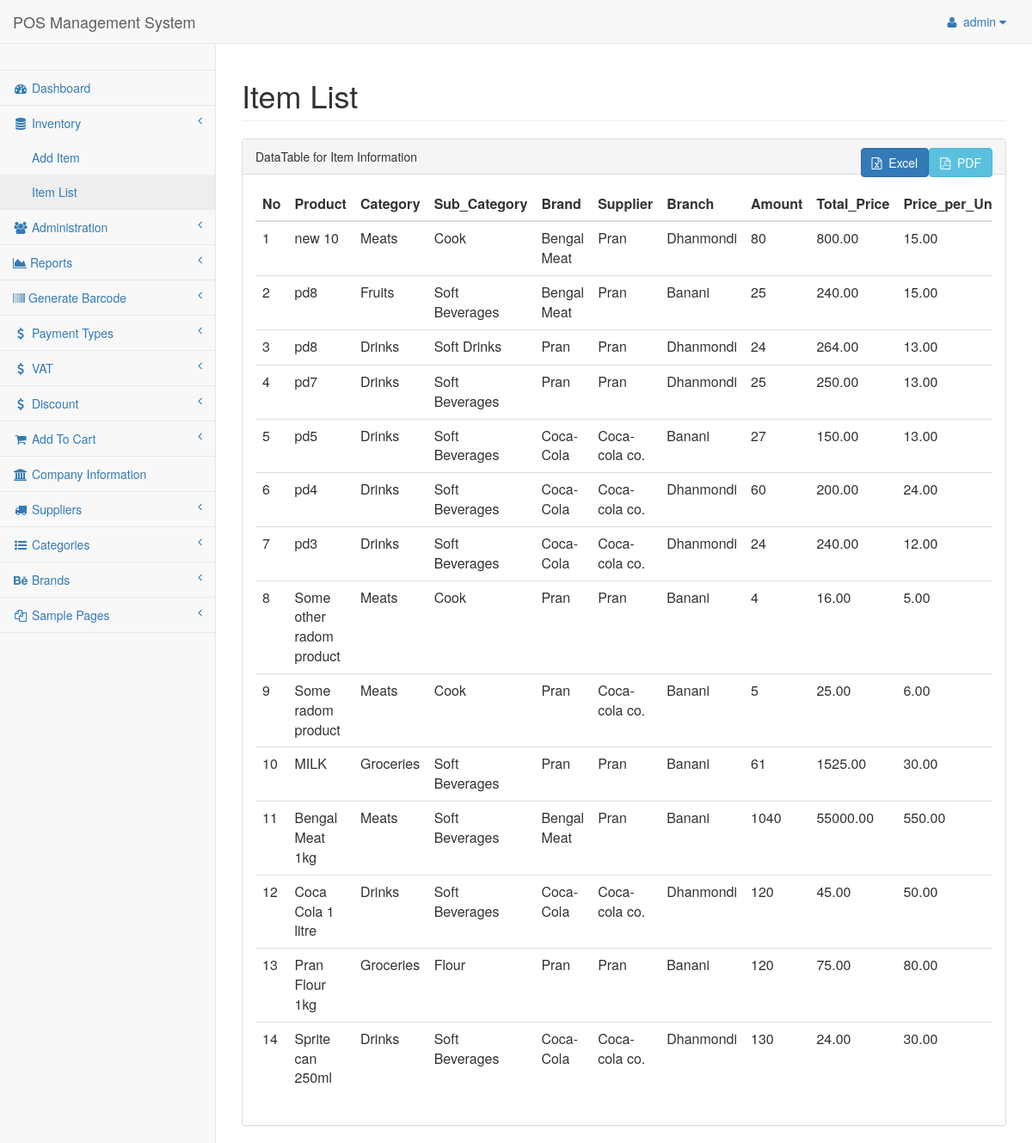
Page /admin/pages/itemlist.php (signed in) on the committed database.
### tables this page shows
CREATE TABLE `tbl_inventory` (
  `id` int(11) NOT NULL,
  `pdName` varchar(50) NOT NULL,
  `subId` int(11) NOT NULL,
  `catId` int(11) NOT NULL,
  `brandId` int(11) NOT NULL,
  `suppId` int(11) NOT NULL,
  `branchId` int(11) NOT NULL,
  `amount` int(11) NOT NULL,
  `totalPrice` decimal(10,2) NOT NULL,
  `ppu` decimal(10,2) NOT NULL,
  `bpu` decimal(10,2) NOT NULL,
  `availability` int(11) NOT NULL,
  `inventId` varchar(15) NOT NULL,
  `date` datetime NOT NULL DEFAULT CURRENT_TIMESTAMP
);

CREATE TABLE `tbl_category` (
  `catId` int(11) NOT NULL,
  `catName` varchar(25) NOT NULL
);

CREATE TABLE `tbl_subcat` (
  `subId` int(11) NOT NULL,
  `subName` varchar(35) NOT NULL,
  `catId` int(11) NOT NULL
);

CREATE TABLE `tbl_brand` (
  `id` int(11) NOT NULL,
  `brandName` varchar(35) NOT NULL,
  `brandId` int(11) NOT NULL
);

CREATE TABLE `tbl_supplier` (
  `suppId` int(11) NOT NULL,
  `suppName` varchar(35) NOT NULL,
  `suppAss` varchar(50) NOT NULL,
  `suppContact` int(11) NOT NULL,
  `suppMail` varchar(125) NOT NULL,
  `suppAddress` text NOT NULL
);

CREATE TABLE `tbl_branch` (
  `id` int(11) NOT NULL,
  `branchName` varchar(35) NOT NULL,
  `branchAddress` text NOT NULL,
  `branchId` int(11) NOT NULL
);

### class/Product.php (called while the page is built, shortened)
<?php
$filepath = realpath(dirname(__FILE__));
include_once ($filepath."/../lib/Database.php");
?>
<?php
class Product{
  private $db;
public function __construct(){
    $this->db = new Database();
  }
public function getAllPd(){
  $adminBranch = Session::get("adminBranch");
  if($adminBranch > 0){
    $query = "SELECT p.*,c.catName, s.subName, b.brandName, br.branchName, sp.suppName
              FROM tbl_inventory AS p, tbl_category AS c, tbl_subcat AS s, tbl_brand AS b, tbl_branch AS br, tbl_supplier AS sp
              WHERE p.catId = c.catId AND p.subId = s.subId AND p.brandId = b.brandId AND p.branchId = '$adminBranch' AND br.branchId = '$adminBranch' AND p.suppId = sp.suppId
              ORDER BY id DESC";
    $result = $this->db->select($query);
    return $result;
  } else {
    $query = "SELECT p.*,c.catName, s.subName, b.brandName, br.branchName, sp.suppName
              FROM tbl_inventory AS p, tbl_category AS c, tbl_subcat AS s, tbl_brand AS b, tbl_branch AS br, tbl_supplier AS sp
              WHERE p.catId = c.catId AND p.subId = s.subId AND p.brandId = b.brandId AND p.branchId = br.branchId AND p.suppId = sp.suppId
              ORDER BY id DESC";
    $result = $this->db->select($query);
    return $result;
  }
}
}
?>

### lib/Database.php (called while the page is built, shortened)
<?php
Class Database{
 public $host   = DB_HOST;
 public $user   = DB_USER;
 public $pass   = DB_PASS;
 public $dbname = DB_NAME;
 public $link;
private function connectDB(){
 $this->link = new mysqli($this->host, $this->user, $this->pass,
  $this->dbname);
 }
public function select($query){
  $result = $this->link->query($query) or
   die($this->link->error.__LINE__);
  if($result->num_rows > 0){
    return $result;
  } else {
    return false;
  }
 }
}

### lib/Session.php (called while the page is built, shortened)
<?php
class Session{
 public static function get($key){
  if (isset($_SESSION[$key])) {
   return $_SESSION[$key];
  } else {
   return false;
  }
 }
}
?>

### admin/pages/itemlist.php (the view, shortened to what this page needs)
<?php
	include "../inc/header.php";
?>
	<link rel="stylesheet" type="text/css" href="http://www.shieldui.com/shared/components/latest/css/light/all.min.css" />
<?php
	include "../inc/nav.php";
	include "../inc/sider.php";
?>
<div id="page-wrapper">
	<div class="row">
		<div class="col-lg-12">
			<h1 class="page-header">Item List</h1>
		</div>
	</div>
	<div class="row">
		<div class="col-lg-12">
			<div class="panel panel-default">
				<div class="panel-heading">
					DataTable for Item Information
					<button style="float:right" id="pdf"  class="btn btn-mg btn-info "><i class="fa fa fa-file-pdf-o"></i>&nbsp; PDF</button>
					<button style="float:right" id="excel"  class="btn btn-mg btn-primary "><i class="fa fa fa-file-excel-o"></i>&nbsp; Excel</button>
				</div>
				<div class="panel-body">
					<div class="table-responsive">
						<table class="table table-hover" id="exportTable">
							<thead>
								<tr>
									<th>No</th>
									<th>Product</th>
									<th>Category</th>
									<th>Sub_Category</th>
									<th>Brand</th>
									<th>Supplier</th>
									<th>Branch</th>
									<th>Amount</th>
									<th>Total_Price</th>
									<th>Price_per_Unit</th>
								</tr>
							</thead>
							<tbody>
								<?php
									$getPd = $pd->getAllPd();
									if ($getPd) {
										$i = 0;
										while ($result = $getPd->fetch_assoc()) {
											$i++;
										?>
										<tr>
											<td><?php echo $i; ?></td>
											<td><?php echo $result['pdName']; ?></td>
											<td><?php echo $result['catName']; ?></td>
											<td><?php echo $result['subName']; ?></td>
											<td><?php echo $result['brandName']; ?></td>
											<td><?php echo $result['suppName']; ?></td>
											<td><?php echo $result['branchName']; ?></td>
											<td><?php echo $result['amount']; ?></td>
										<td><?php echo $result['totalPrice']; ?></td>
										<td><?php echo $result['ppu']; ?></td>
										</tr>
										<?php } } ?>
										</tbody>
										</table>
										</div>
										</div>
										</div>
										</div>
										</div>
										</div>
										</div>
										</body>
										</html>

### rows in the picture
tbl_inventory: pdName "new 10", catId.catName "Meats", subId.subName "Cook", brandId.brandName "Bengal Meat", suppId.suppName "Pran", tbl_branch.branchName "Dhanmondi", amount "80", totalPrice "800.00", ppu "15.00"
tbl_inventory: pdName "pd8", catId.catName "Fruits", subId.subName "Soft Beverages", brandId.brandName "Bengal Meat", suppId.suppName "Pran", tbl_branch.branchName "Banani", amount "25", totalPrice "240.00", ppu "15.00"
tbl_inventory: pdName "pd8", catId.catName "Drinks", subId.subName "Soft Drinks", brandId.brandName "Pran", suppId.suppName "Pran", tbl_branch.branchName "Dhanmondi", amount "24", totalPrice "264.00", ppu "13.00"
tbl_inventory: pdName "pd7", catId.catName "Drinks", subId.subName "Soft Beverages", brandId.brandName "Pran", suppId.suppName "Pran", tbl_branch.branchName "Dhanmondi", amount "25", totalPrice "250.00", ppu "13.00"
tbl_inventory: pdName "pd5", catId.catName "Drinks", subId.subName "Soft Beverages", brandId.brandName "Coca-Cola", suppId.suppName "Coca-cola co.", tbl_branch.branchName "Banani", amount "27", totalPrice "150.00", ppu "13.00"
tbl_inventory: pdName "pd4", catId.catName "Drinks", subId.subName "Soft Beverages", brandId.brandName "Coca-Cola", suppId.suppName "Coca-cola co.", tbl_branch.branchName "Dhanmondi", amount "60", totalPrice "200.00", ppu "24.00"
tbl_inventory: pdName "pd3", catId.catName "Drinks", subId.subName "Soft Beverages", brandId.brandName "Coca-Cola", suppId.suppName "Coca-cola co.", tbl_branch.branchName "Dhanmondi", amount "24", totalPrice "240.00", ppu "12.00"
tbl_inventory: pdName "Some other radom product", catId.catName "Meats", subId.subName "Cook", brandId.brandName "Pran", suppId.suppName "Pran", tbl_branch.branchName "Banani", amount "4", totalPrice "16.00", ppu "5.00"
tbl_inventory: pdName "Some radom product", catId.catName "Meats", subId.subName "Cook", brandId.brandName "Pran", suppId.suppName "Coca-cola co.", tbl_branch.branchName "Banani", amount "5", totalPrice "25.00", ppu "6.00"
tbl_inventory: pdName "MILK", catId.catName "Groceries", subId.subName "Soft Beverages", brandId.brandName "Pran", suppId.suppName "Pran", tbl_branch.branchName "Banani", amount "61", totalPrice "1525.00", ppu "30.00"
tbl_inventory: pdName "Bengal Meat 1kg", catId.catName "Meats", subId.subName "Soft Beverages", brandId.brandName "Bengal Meat", suppId.suppName "Pran", tbl_branch.branchName "Banani", amount "1040", totalPrice "55000.00", ppu "550.00"
tbl_inventory: pdName "Coca Cola 1 litre", catId.catName "Drinks", subId.subName "Soft Beverages", brandId.brandName "Coca-Cola", suppId.suppName "Coca-cola co.", tbl_branch.branchName "Dhanmondi", amount "120", totalPrice "45.00", ppu "50.00"
tbl_inventory: pdName "Pran Flour 1kg", catId.catName "Groceries", subId.subName "Flour", brandId.brandName "Pran", suppId.suppName "Pran", tbl_branch.branchName "Banani", amount "120", totalPrice "75.00", ppu "80.00"
tbl_inventory: pdName "Sprite can 250ml", catId.catName "Drinks", subId.subName "Soft Beverages", brandId.brandName "Coca-Cola", suppId.suppName "Coca-cola co.", tbl_branch.branchName "Dhanmondi", amount "130", totalPrice "24.00", ppu "30.00"

### other values in the picture
Session::get("adminName") "admin"
